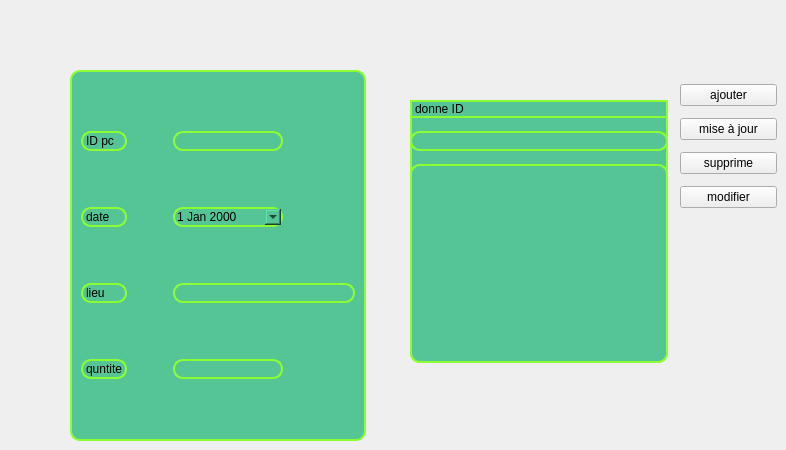
       <widget class="QWidget" name="crud_2">
        <attribute name="title">
         <string>modif/sup</string>
        </attribute>
        <widget class="QGroupBox" name="groupBox_7">
         <property name="geometry">
          <rect>
           <x>70</x>
           <y>70</y>
           <width>296</width>
           <height>371</height>
          </rect>
         </property>
         <property name="maximumSize">
          <size>
           <width>401</width>
           <height>16777215</height>
          </size>
         </property>
         <property name="styleSheet">
          <string notr="true">border: 2px solid  rgb(139, 255, 51);
background-color: rgb(86, 197, 150);
border-radius: 10px;</string>
         </property>
         <property name="title">
          <string/>
         </property>
         <layout class="QGridLayout" name="gridLayout_2">
          <item row="0" column="0">
           <widget class="QLabel" name="L_idpc_2">
            <property name="text">
             <string>ID pc</string>
            </property>
           </widget>
          </item>
          <item row="5" column="2">
           <widget class="QLineEdit" name="lineEdit_quntite"/>
          </item>
          <item row="4" column="0">
           <widget class="QLabel" name="L_lieu_2">
            <property name="text">
             <string>lieu</string>
            </property>
           </widget>
          </item>
          <item row="4" column="2" colspan="2">
           <widget class="QLineEdit" name="lineEdit_lieu"/>
          </item>
          <item row="1" column="0">
           <widget class="QLabel" name="L_date_2">
            <property name="text">
             <string>date</string>
            </property>
           </widget>
          </item>
          <item row="5" column="3">
           <spacer name="horizontalSpacer_9">
            <property name="orientation">
             <enum>Qt::Horizontal</enum>
            </property>
            <property name="sizeHint" stdset="0">
             <size>
              <width>40</width>
              <height>20</height>
             </size>
            </property>
           </spacer>
          </item>
          <item row="4" column="1">
           <spacer name="horizontalSpacer_10">
            <property name="orientation">
             <enum>Qt::Horizontal</enum>
            </property>
            <property name="sizeType">
             <enum>QSizePolicy::Minimum</enum>
            </property>
            <property name="sizeHint" stdset="0">
             <size>
              <width>40</width>
              <height>20</height>
             </size>
            </property>
           </spacer>
          </item>
          <item row="1" column="3">
           <spacer name="horizontalSpacer_11">
            <property name="orientation">
             <enum>Qt::Horizontal</enum>
            </property>
            <property name="sizeHint" stdset="0">
             <size>
              <width>40</width>
              <height>20</height>
             </size>
            </property>
           </spacer>
          </item>
          <item row="0" column="3">
           <spacer name="horizontalSpacer_12">
            <property name="orientation">
             <enum>Qt::Horizontal</enum>
            </property>
            <property name="sizeHint" stdset="0">
             <size>
              <width>40</width>
              <height>20</height>
             </size>
            </property>
           </spacer>
          </item>
          <item row="0" column="1">
           <spacer name="horizontalSpacer_13">
            <property name="orientation">
             <enum>Qt::Horizontal</enum>
            </property>
            <property name="sizeType">
             <enum>QSizePolicy::Minimum</enum>
            </property>
            <property name="sizeHint" stdset="0">
             <size>
              <width>40</width>
              <height>20</height>
             </size>
            </property>
           </spacer>
          </item>
          <item row="0" column="2">
           <widget class="QLineEdit" name="lineEdit_idpc">
            <property name="enabled">
             <bool>true</bool>
            </property>
            <property name="inputMethodHints">
             <set>Qt::ImhNone</set>
            </property>
            <property name="text">
             <string/>
            </property>
            <property name="maxLength">
             <number>8</number>
            </property>
           </widget>
          </item>
          <item row="1" column="1">
           <spacer name="horizontalSpacer_14">
            <property name="orientation">
             <enum>Qt::Horizontal</enum>
            </property>
            <property name="sizeType">
             <enum>QSizePolicy::Minimum</enum>
            </property>
            <property name="sizeHint" stdset="0">
             <size>
              <width>40</width>
              <height>20</height>
             </size>
            </property>
           </spacer>
          </item>
          <item row="5" column="1">
           <spacer name="horizontalSpacer_15">
            <property name="orientation">
             <enum>Qt::Horizontal</enum>
            </property>
            <property name="sizeType">
             <enum>QSizePolicy::Minimum</enum>
            </property>
            <property name="sizeHint" stdset="0">
             <size>
              <width>40</width>
              <height>20</height>
             </size>
            </property>
           </spacer>
          </item>
          <item row="5" column="0">
           <widget class="QLabel" name="L_quntite_2">
            <property name="text">
             <string>quntite</string>
            </property>
           </widget>
          </item>
          <item row="1" column="2">
           <widget class="QDateEdit" name="dateEdit">
            <property name="enabled">
             <bool>true</bool>
            </property>
            <property name="statusTip">
             <string/>
            </property>
            <property name="frame">
             <bool>true</bool>
            </property>
            <property name="keyboardTracking">
             <bool>true</bool>
            </property>
            <property name="calendarPopup">
             <bool>true</bool>
            </property>
           </widget>
          </item>
         </layout>
        </widget>
        <widget class="QWidget" name="layoutWidget">
         <property name="geometry">
          <rect>
           <x>410</x>
           <y>100</y>
           <width>258</width>
           <height>263</height>
          </rect>
         </property>
         <property name="styleSheet">
          <string notr="true">border: 2px solid  rgb(139, 255, 51);
background-color: rgb(86, 197, 150);
border-radius: 10px;</string>
         </property>
         <layout class="QGridLayout" name="gridLayout_6" columnstretch="0">
          <property name="verticalSpacing">
           <number>13</number>
          </property>
          <item row="3" column="0">
           <widget class="QLabel" name="label_8">
            <property name="styleSheet">
             <string notr="true">font: 10pt &quot;MS Shell Dlg 2&quot;;</string>
            </property>
            <property name="text">
             <string>donne ID</string>
            </property>
           </widget>
          </item>
          <item row="4" column="0">
           <widget class="QLineEdit" name="lineEdit_RE">
            <property name="styleSheet">
             <string notr="true">border: 2px solid  rgb(139, 255, 51);
background-color: rgb(86, 197, 150);
border-radius: 10px;</string>
            </property>
           </widget>
          </item>
          <item row="5" column="0">
           <widget class="QTableView" name="tableView_ID">
            <property name="styleSheet">
             <string notr="true">border: 2px solid  rgb(139, 255, 51);
background-color: rgb(86, 197, 150);
border-radius: 10px;</string>
            </property>
           </widget>
          </item>
         </layout>
        </widget>
        <widget class="QWidget" name="layoutWidget">
         <property name="geometry">
          <rect>
           <x>680</x>
           <y>50</y>
           <width>97</width>
           <height>237</height>
          </rect>
         </property>
         <layout class="QGridLayout" name="gridLayout_7" columnstretch="2" columnminimumwidth="0">
          <property name="sizeConstraint">
           <enum>QLayout::SetNoConstraint</enum>
          </property>
          <property name="leftMargin">
           <number>0</number>
          </property>
          <property name="topMargin">
           <number>34</number>
          </property>
          <property name="bottomMargin">
           <number>0</number>
          </property>
          <item row="1" column="0">
           <layout class="QVBoxLayout" name="verticalLayout_9" stretch="0,0,0,0">
            <property name="spacing">
             <number>12</number>
            </property>
            <property name="sizeConstraint">
             <enum>QLayout::SetMinimumSize</enum>
            </property>
            <item>
             <widget class="QPushButton" name="b_ajouter">
              <property name="sizeIncrement">
               <size>
                <width>0</width>
                <height>0</height>
               </size>
              </property>
              <property name="text">
               <string>ajouter</string>
              </property>
             </widget>
            </item>
            <item>
             <widget class="QPushButton" name="pushButton_8">
              <property name="enabled">
               <bool>true</bool>
              </property>
              <property name="text">
               <string>mise à jour</string>
              </property>
             </widget>
            </item>
            <item>
             <widget class="QPushButton" name="B_supp">
              <property name="text">
               <string>supprime</string>
              </property>
             </widget>
            </item>
            <item>
             <widget class="QPushButton" name="B_modifier">
              <property name="text">
               <string>modifier</string>
              </property>
             </widget>
            </item>
           </layout>
          </item>
          <item row="2" column="0">
           <spacer name="verticalSpacer_5">
            <property name="orientation">
             <enum>Qt::Vertical</enum>
            </property>
            <property name="sizeType">
             <enum>QSizePolicy::MinimumExpanding</enum>
            </property>
            <property name="sizeHint" stdset="0">
             <size>
              <width>20</width>
              <height>40</height>
             </size>
            </property>
           </spacer>
          </item>
         </layout>
        </widget>
       </widget>
